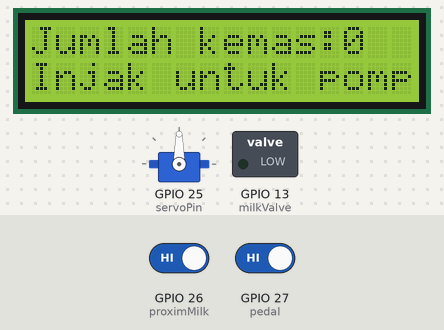
Recording of a program running on a simulated ESP32. Parts: servo, 16×2 character LCD, switched loads named in the program (green lamp = pin HIGH). The inputs (shaded band) are chosen by the test bench; at power-on: GPIO 26 (proximMilk) HIGH, GPIO 27 (pedal) HIGH. WiFi joins after 1.5 s; servers stay silent unless stated; the local clock reads 2024-03-15 10:24:30 at power-on unless the program sets it; the Firebase database answers and starts empty; what the program prints to the serial monitor is not drawn.

Above: at 5.1 s.
5.2 s: GPIO 26 (proximMilk) driven LOW and GPIO 27 (pedal) driven LOW
At 6.5 s:
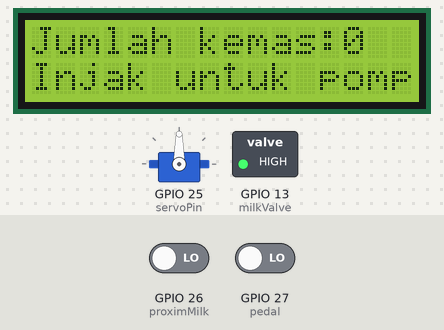
7.4 s: GPIO 27 (pedal) driven HIGH
At 10.2 s:
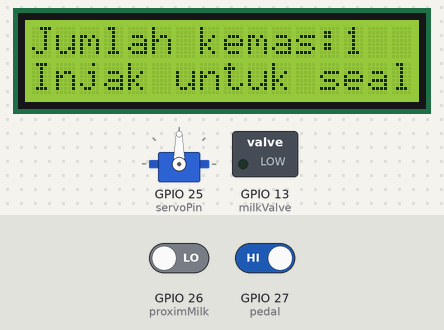
10.4 s: GPIO 27 (pedal) driven LOW
At 11.0 s:
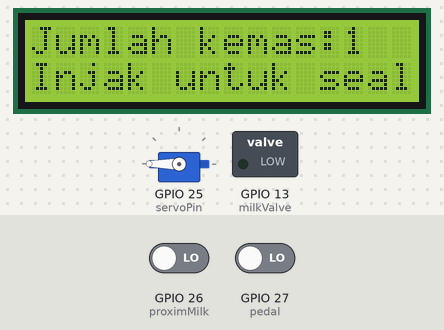
12.0 s: GPIO 27 (pedal) driven HIGH
At 13.4 s:
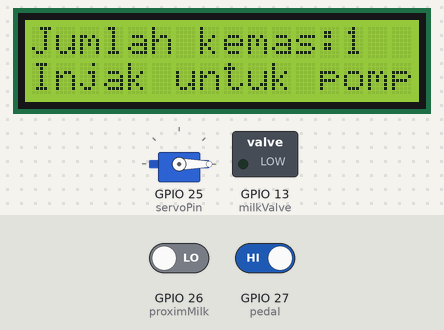
13.7 s: GPIO 27 (pedal) driven LOW
At 15.0 s:
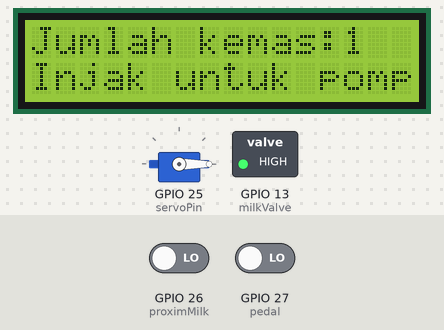
15.9 s: GPIO 27 (pedal) driven HIGH
At 18.9 s:
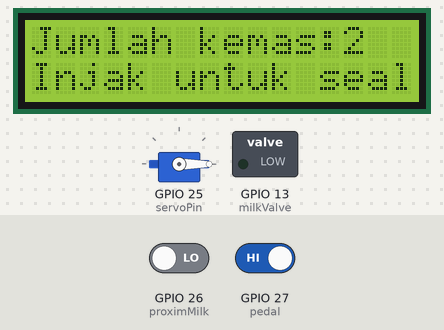
Timing chart, 0 to 19.9 s (numbered marks = the images above; inputs shaded):
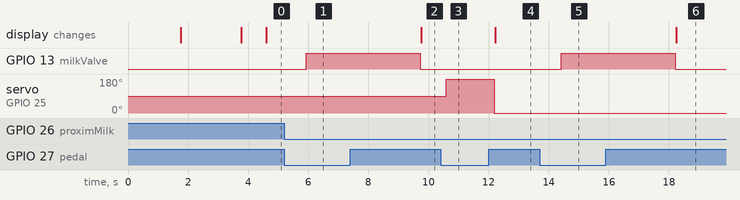

Measured:
- after the input at 5.2 s, GPIO 13 (milkValve): LOW → HIGH after 0.73 s
- after the input at 7.4 s, servo on GPIO 25 (servoPin): stays 90° (without the input it goes to 180° after 2.3 s); the display: changes after 2.4 s (image 2)
- after the input at 10.4 s, servo on GPIO 25 (servoPin): 90° → 180° after 0.19 s
- after the input at 12.0 s, servo on GPIO 25 (servoPin): 180° → 0° after 0.19 s; the display: changes after 0.22 s (image 4)
- after the input at 13.7 s, GPIO 13 (milkValve): LOW → HIGH after 0.72 s
- after the input at 15.9 s, servo on GPIO 25 (servoPin): stays 0° (without the input it goes to 180° after 2.3 s); the display: changes after 2.3 s (image 6)

The program:

main.cpp
```cpp
#include <Arduino.h>
#include "mechanism.h"
#include "pFirebase.h"
#include <LiquidCrystal_I2C.h>

LiquidCrystal_I2C lcd(0x27, 16, 2);

int count = 0, dispenser_flag = 0, debugMillis=0;
bool firebase_flag = true;

void setup() {
  Serial.begin(115200);
  Serial.println("Starting Test");

  pinsInit();
  lcd.init();
	lcd.backlight();

  lcd.setCursor(0,0);
  lcd.print("Mencari WiFi...");

  if (firebaseInitWifi(count) == 100){
    firebase_flag = false;
    lcd.setCursor(0,0);
    lcd.print("Tidak ada WiFi");
    lcd.setCursor(0,1);
    lcd.print("Fitur Online off");
    delay(2000);
  } else {
    lcd.setCursor(0,0);
    lcd.print("WiFi Tersambung");
    lcd.setCursor(0,1);
    lcd.print("Fitur Online on");
    delay(2000);
  }
  lcd.clear();
}


void loop() {
  digitalWrite(milkValve, LOW); // make sure pump is off

  // milkLevel() != 0
  if (digitalRead(proximMilk) == 0 && digitalRead(pedal) == 0 && dispenser_flag == 0){
    delay(500);
    while(!milkDispenser()){
      //Wait for pump to finish
    }
    dispenser_flag = 1;
    count++;
  }

  if (digitalRead(pedal) == 0 && dispenser_flag == 1){
    sealerMoverServo();
    dispenser_flag = 0;
  }

  if (firebase_flag != false){
    sendServer(count);
  }

  // Kendali LCD
  lcd.setCursor(0,0);
  lcd.print("Jumlah kemas:");

  lcd.setCursor(13, 0);
  lcd.print(count);

  lcd.setCursor(0,1);

  if (dispenser_flag == false){
    lcd.print("Injak untuk pompa");
  } else {
    lcd.print("Injak untuk seal");
  }

  delay(400);

  // Debugging
  if (millis() - debugMillis > 800 || debugMillis == 0){
    debugMillis = millis();

    Serial.print("count: ");
    Serial.println(count);

    Serial.print("milk proxim status: ");
    Serial.println(digitalRead(proximMilk));

    Serial.print("pedal status: ");
    Serial.println(digitalRead(pedal));

    Serial.print("milk volume: ");
    Serial.println(distToVol(distance));

    Serial.print("milk Distance: ");
    Serial.println(distance);
  }
}
```

mechanism.cpp
```cpp
#include <Arduino.h>
#include <ESP32Servo.h>

int servoPin = 25;

Servo servo;

int proximPrevMillis;
int proximMilk = 26;
int pedal = 27; //P2

int milkValve = 13;

int echo = 14;
int trig = 12;


void pinsInit(){ // Initialisasi pin microcontroller
  pinMode(servoPin, OUTPUT);

  pinMode(milkValve, OUTPUT);

  pinMode(proximMilk, INPUT);
  pinMode(echo, INPUT);
  pinMode(trig, OUTPUT);


	servo.attach(servoPin); // attaches the servo on pin 18 to the servo object
}


bool milkDispenser(){ // Mulai mengalirkan susu
  Serial.print("Starting milk dispense...");
  digitalWrite(milkValve, HIGH);
  proximPrevMillis = millis();
  while (millis() < proximPrevMillis + 3800){
    // if (digitalRead(proximMilk) == 1){
    //   Serial.println("Plastic not detected!");
    //   return;
    // }
  }
  digitalWrite(milkValve, LOW);
  Serial.println("Milk dispense end");
  return true;
}


void sealerMoverServo(){ // Membuka dan menutupi sealer
  servo.write(0);
  Serial.print("Starting sealer mover...");

  while(digitalRead(pedal) == 0){
    servo.write(180);
      delay(800);
  }
  Serial.print("Sealer mover end");
  servo.write(0);
}

// void sealerMoverStepper(bool flag, int RPM){
//   stepper.setMaxSpeed(RPM);

//   Serial.print("Starting sealer mover...");

//   // Use IF sealer relay is available
//   // do{
//   //   digitalWrite(stepSealerPin, HIGH);
//   //   delayMicroseconds(pulseWidthMicros);
//   //   digitalWrite(stepSealerPin, LOW);
//   //   delay(millisbetweenSteps);
//   // } while(digtalRead(sealerRelay) == LOW);
//   if (flag == true){
//     stepper.moveTo(-400);
//     while (stepper.distanceToGo() != 0) {
//       stepper.run();
//     }
//   }

//   if(flag == false){
//     stepper.moveTo(0);
//     while (stepper.distanceToGo() != 0) {
//       stepper.run();
//     }
//     Serial.println("Sealer mover end");
//   }
// }

// void sealerMoverLinear(){
//   analogWrite(, 0);
//    analogWrite(directionSealerPin, 255);
//    delay(5000);

//   analogWrite(stepSealerPin, 255);
//   analogWrite(directionSealerPin, 0);
//   delay(5000);

//   analogWrite(stepSealerPin, 0);
//    analogWrite(directionSealerPin, 0);
//    delay(5000);
// }

float duration, distance;

int milkLevel(){ // Mendapatkan volume susu pada wadah dari sensor ultrasonic
  // 0 is critically low; 1 is low; 2 is not low
  digitalWrite(trig, LOW);
  delayMicroseconds(2);
  digitalWrite(trig, HIGH);
  delayMicroseconds(10);
  digitalWrite(trig, LOW);
  duration = pulseIn(echo, HIGH);
  distance = duration * 0.034 / 2;
  // Serial.print("Detected distance: ");
  // Serial.println(distance);

  if (distance > 38){
    return 0;
  }else if(distance >= 30){
    return 1;
  }else if(distance < 30){
    return 2;
  }
}

float distToVol(float distance){
  int x;
  x = (41 - distance) * 27.5 * 29 / 1000;
  return x;
}
```

mechanism.h
```cpp
bool milkDispenser(void);
void sealerMoverServo();
int milkLevel(void);
void pinsInit(void);
float distToVol(float distance);

extern int proximMilk;
extern int pedal;

extern int milkValve;
extern int sealerMaster;

extern float distance;
```

pFirebase.cpp
```cpp
#include <WiFi.h>
#include <Firebase_ESP_Client.h>
#include "time.h"
#include <Arduino.h>
#include "mechanism.h"
#include <Wire.h>

#define WIFI_SSID "KANTOR DESA MARGAMULYAA"
#define WIFI_PASSWORD "baktiaksi24"

#define API_KEY "AIzaSyBmx9spwBUIeBbIpfBo3haK8A8SvChhhAw"
#define DATABASE_URL "https://esp32-cd-default-rtdb.asia-southeast1.firebasedatabase.app/"

const char* ntpServer = "pool.ntp.org";
const long gmtOffset_sec = 25200;

char filePath[40] = "";

//Define Firebase Data object
FirebaseData fbdo;
FirebaseAuth auth;
FirebaseConfig config;

unsigned long sendDataPrevMillis = 0;
bool signupOK = false;

void checkTime(){ // creates filepath based on time for rtdb push
  configTime(gmtOffset_sec, 0, ntpServer);
  struct tm timeinfo;
  strcpy(filePath, "");

  if(!getLocalTime(&timeinfo)){
    Serial.println("Failed to obtain time");
    return;
  }
//   Serial.println(&timeinfo, "%A, %B %d %Y %H:%M:%S");

  char timeYear[6];
  strftime(timeYear, 6, "%Y", &timeinfo);

  char timeMonth[5];
  strftime(timeMonth, 10, "%m", &timeinfo);

  char timeWeekDayNumber[5];
  strftime(timeWeekDayNumber, 10, "%d", &timeinfo);

  strcat(filePath, timeYear);
  strcat(filePath, "/");
  strcat(filePath, timeMonth);
  strcat(filePath, "/");
  strcat(filePath, timeWeekDayNumber);

  // Example filepath: 2024/11/12,Monday/15
}

int firebaseInitWifi(int count) {
  WiFi.begin(WIFI_SSID, WIFI_PASSWORD);
  Serial.print("Connecting to Wi-Fi");

  unsigned long wifiStartTime = millis();
  while (WiFi.status() != WL_CONNECTED) {
    Serial.print(".");
    delay(300);
    if (millis() - wifiStartTime > 15000) {
      Serial.println("\nNo Wi-Fi, using offline mode");
      return 100;
    }
  }
  Serial.println("\nConnected with IP: ");
  Serial.println(WiFi.localIP());

  config.api_key = API_KEY;
  config.database_url = DATABASE_URL;

  if (Firebase.signUp(&config, &auth, "", "")) {
    Serial.println("Firebase sign-in success");
    signupOK = true;
  } else {
    Serial.printf("Sign-up Error: %s\n", config.signer.signupError.message.c_str());
    return 100;
  }

  Firebase.begin(&config, &auth);
  Firebase.reconnectWiFi(true);

  checkTime();

  if (Firebase.ready() && signupOK) {
    if (Firebase.RTDB.getInt(&fbdo, filePath)) {
      count = fbdo.intData();
      Serial.print("Obtained existing count: ");
      Serial.println(count);
    } else if (fbdo.errorReason() != "path not exist") {
      Serial.printf("Firebase Error: %s\n", fbdo.errorReason().c_str());
      return 100; // Treat other errors as critical
    }
  }
  return 0; // Success
}

void sendServer(int count){
  checkTime();
  if (Firebase.ready() && signupOK && (millis() - sendDataPrevMillis > 15000 || sendDataPrevMillis == 0)){
    sendDataPrevMillis = millis();
    if (Firebase.RTDB.setInt(&fbdo, filePath, count)){
      Serial.println("PASSED count");
      Serial.println("PATH: " + fbdo.dataPath());
    }
    else {
      Serial.println("FAILED");
      Serial.println("REASON: " + fbdo.errorReason());
    }

    delay(500);

    if (Firebase.RTDB.setInt(&fbdo, "vol", distToVol(distance))){
      Serial.println("PASSED volume");
      Serial.println("PATH: " + fbdo.dataPath());
    }
    else {
      Serial.println("FAILED");
      Serial.println("REASON: " + fbdo.errorReason());
    }
  }
}
```

pFirebase.h
```cpp
void sendServer(int count);
int firebaseInitWifi(int count);
void checkTime(void);
```
